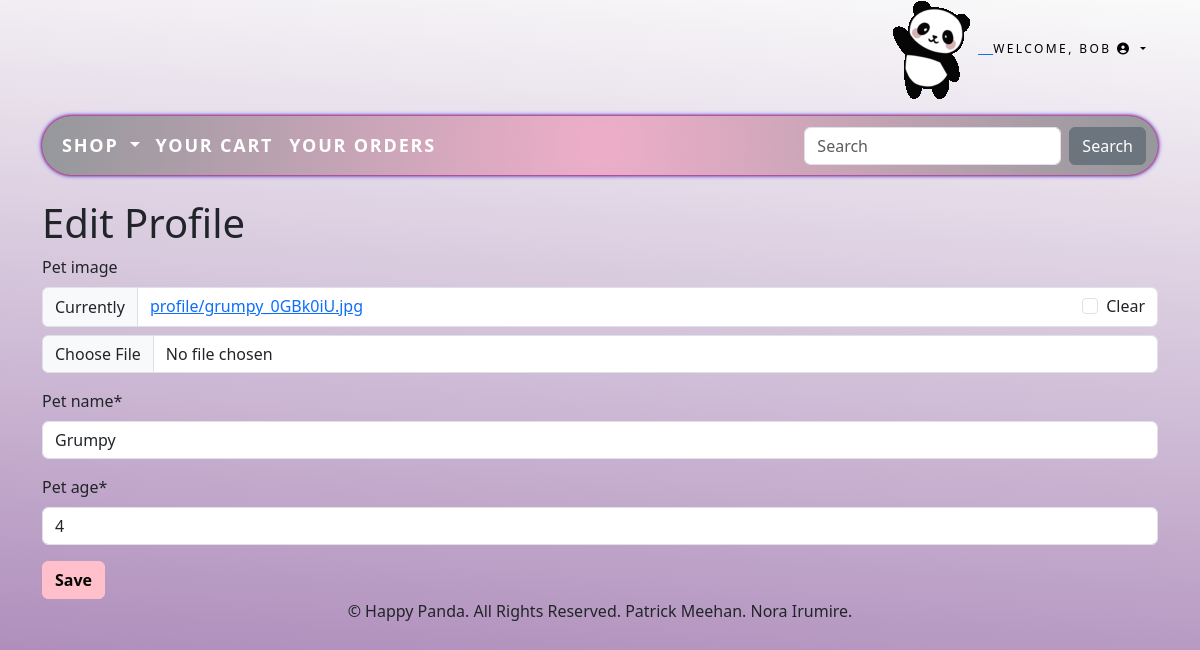
/accounts/edit_profile/1/ (signed in), run on the app's committed database.
### accounts/models.py (models this page shows, shortened)
class CustomUser(AbstractUser):
    age = models.PositiveIntegerField(null=True, blank=True)
    f_animal = models.CharField(max_length=250, blank=True)

class Profile(models.Model):
    user = models.OneToOneField(
        get_user_model(),
        null=True,
        on_delete=models.CASCADE,
    )
    pet_image = models.ImageField(upload_to = 'profile', blank=True)
    pet_name = models.CharField(max_length=255)
    pet_age = models.IntegerField()

### accounts/views.py (the view)
# urls.py: path('edit_profile/<int:pk>/', ProfileEditView.as_view(), name='edit_profile'),
class ProfileEditView(UpdateView):
    model = Profile
    template_name = 'registration/edit_profile.html'
    fields = ['pet_image', 'pet_name', 'pet_age']

### accounts/templatetags/auth_extras.py (called while the page is built)
@register.filter(name='has_group')
def has_group(user, group_name):
    group = Group.objects.get(name=group_name)
    return True if group in user.groups.all() else False

### shop/context_processors.py (called while the page is built)
def menu_links(request):
    links = Category.objects.all()
    return {'links':links}

### shop/models.py (called while the page is built)
    def get_absolute_url(self):
        return reverse('shop:products_by_category', args=[self.id])

### accounts/templates/registration/edit_profile.html (shortened to what this page needs)
{% extends 'base.html' %}
{% load crispy_forms_tags%}
{% block content %}
{% if user.is_authenticated %}
 <h1>Edit Profile</h1>
<form action="" method="post" enctype="multipart/form-data">{% csrf_token %}
{{ form|crispy }}
<button class="btn btn-success ml-2" type="submit">Save</button>
</form>
{% else %}
You're not allowed here
{% endif %}
{% endblock content %}

### shop/templates/header.html (shortened to what this page needs)
{% load static %}
{% load bootstrap_icons %}
<header>
  <div style="text-align: center;">
    <a href="{% url 'shop:all_products' %}">
      <div class="container">
        <div class="my_custom_menu">
          <ul>
            <li>
              <img class="header_img" src="{% static 'images/panda_wave.gif' %}" alt="Happy Panda Pet Store">
            </li>
            {% if user.is_authenticated %}
            <li class="dropdown">
              <a href="#" class="welcome-menu dropdown-toggle" data-bs-toggle="dropdown" role="button" aria-haspopup="true"
                aria-expanded="false">
                Welcome, {{ user.username }} <i class="fas fa-user-circle"></i>
              </a>
            </li>
            {% endif %}
          </ul>
        </div>
      </div>
    </a>
  </div>
</header>

### static/css/custom.css (style rules this page uses)
#body-background { background-repeat: no-repeat; background: linear-gradient(184deg, rgb(250, 250, 250) 0%, rgb(160, 120, 175)100%); }
html { min-height: 100%; margin: 0; }
body { min-height: 100%; margin: 0; }
.my_custom_menu { text-align: right !important; }
.my_custom_menu ul li { list-style: none; color: #000; text-transform: uppercase; letter-spacing: 1em; font-size: 12px; display: inline; }
.my_custom_menu ul li a { text-decoration: none; color: #000; list-style: none; text-transform: uppercase; letter-spacing: .2em; font-size: 12px; }
.btn.btn-success { color: black; font-weight: bold; background-color: pink; border-color: pink; }

### data on the page
CustomUser: username "BOB"
Profile: pet_name "Grumpy", pet_age "4"
